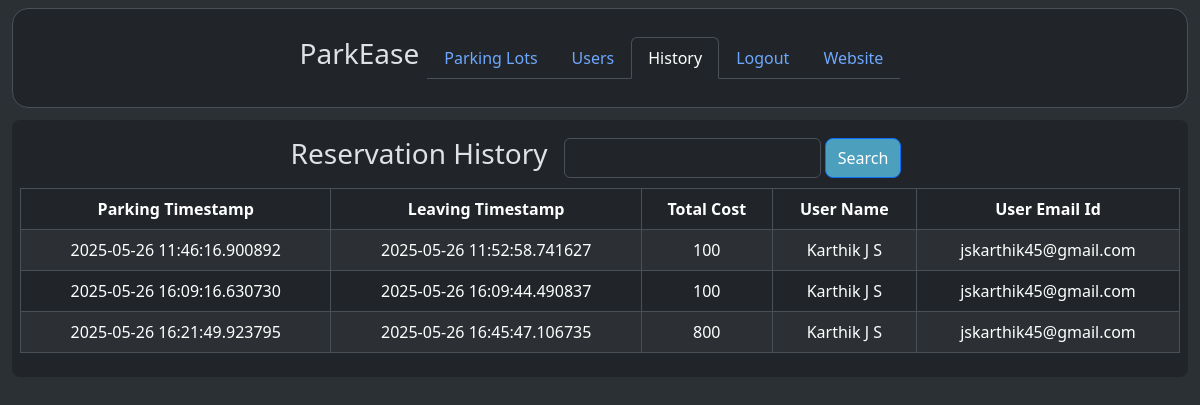
/admin/dashboard/history (signed in), run on an earlier commit of the app's database.
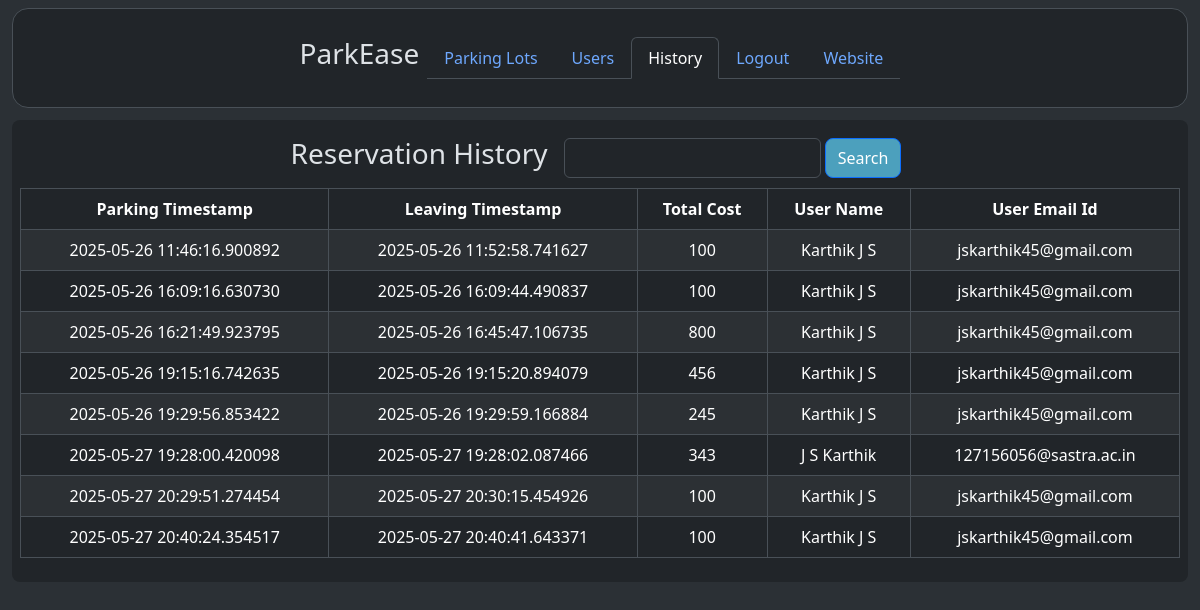
And on a later commit of the database.
### models/parkingInfo.py (models this page shows, shortened)
class ReservedParkingSpot(db.Model) :
    __tablename__ = "reservedparkingspot"
    id = db.Column(db.Integer, primary_key = True, autoincrement = True)
    parkingSpotId = db.Column(db.Integer, db.ForeignKey("parkingspot.id"))
    userId = db.Column(db.Integer, db.ForeignKey("user.id"))
    parkingTimestamp = db.Column(db.DateTime)
    leavingTimestamp = db.Column(db.DateTime)
    totalCost = db.Column(db.Integer)
    vehicleNumber = db.Column(db.String)

### models/userInfo.py (models this page shows, shortened)
class User(db.Model) :
    __tablename__ = "user"
    id = db.Column(db.Integer, primary_key = True, autoincrement = True)
    firstName = db.Column(db.String)
    lastName = db.Column(db.String)
    age = db.Column(db.Integer)
    addressId = db.Column(db.Integer, db.ForeignKey("address.id"))
    email = db.Column(db.String, unique = True)
    password = db.Column(db.String, unique = True)
    address = db.relationship("Address", backref = "users") #user and address is M - 1
    reservedParkingSpots = db.relationship("ReservedParkingSpot", backref = "user") #user and reserved parking spot is 1 - M

### controllers/adminDashboard.py (the view)
@adminbp.route("/dashboard/history", methods = ["GET"])
def history() :
    if request.method == "GET" :
        return render_template("admin/reservationHistory.html", reservedParkingSpots = viewHistory())

### controllers/adminDashboard.py (called while the page is built)
@adminbp.before_request
def restrict() :
    if session.get("type") != "admin" :
        return redirect(url_for("general.signIn"))

def viewHistory() :
    return db.session.execute(db.select(ReservedParkingSpot)).scalars().all()

### templates/admin/reservationHistory.html (shortened to what the changed rows need)
<!DOCTYPE html>
<html class = "h-100" data-bs-theme = "dark">
    <head>
        <link rel = "stylesheet" href = "/static/bootstrap/css/bootstrap.min.css"/>
        <link rel = "stylesheet" href = "/static/css/style.css"/>
    </head>
    <body class = "h-100">
        <div class = "container-fluid bg-body-tertiary min-vh-100">
            <div class = "rounded-3 container-fluid bg-body p-2 overflow-auto" style = "height: 80%; width: 100%; margin-top: 120px;">
                <div>
                    <table class = "table table-striped table-bordered table-hover text-center">
                        <thead>
                            <tr>
                                <th>
                                    Parking Timestamp
                                </th>
                                <th>
                                    Leaving Timestamp
                                </th>
                                <th>
                                    Total Cost
                                </th>
                                <th>
                                    User Name
                                </th>
                                <th>
                                    User Email Id
                                </th>
                            </tr>
                        </thead>
                        <tbody>
                            {% for reservedParkingSpot in reservedParkingSpots %}
                                <tr>
                                    <td>
                                        {{ reservedParkingSpot.parkingTimestamp }}
                                    </td>
                                    <td>
                                        {{ reservedParkingSpot.leavingTimestamp }}
                                    </td>
                                    <td>
                                        {{ reservedParkingSpot.totalCost }}
                                    </td>
                                    <td>
                                        {{ reservedParkingSpot.user.firstName }} {{ reservedParkingSpot.user.lastName }}
                                    </td>
                                    <td>
                                        {{ reservedParkingSpot.user.email }}
                                    </td>
                                </tr>
                            {% endfor %}
                        </tbody>
                    </table>
                </div>
            </div>
        </div>
    </body>
</html>

What changed in the data, as far as the page shows it:
added ReservedParkingSpot: parkingTimestamp "2025-05-26 19:15:16.742635", leavingTimestamp "2025-05-26 19:15:20.894079", totalCost "456", user.firstName "Karthik", user.lastName "J S", user.email "jskarthik45@gmail.com"
added ReservedParkingSpot: parkingTimestamp "2025-05-26 19:29:56.853422", leavingTimestamp "2025-05-26 19:29:59.166884", totalCost "245", user.firstName "Karthik", user.lastName "J S", user.email "jskarthik45@gmail.com"
added ReservedParkingSpot: parkingTimestamp "2025-05-27 19:28:00.420098", leavingTimestamp "2025-05-27 19:28:02.087466", totalCost "343", user.firstName "J S", user.lastName "Karthik", user.email "127156056@sastra.ac.in"
added ReservedParkingSpot: parkingTimestamp "2025-05-27 20:29:51.274454", leavingTimestamp "2025-05-27 20:30:15.454926", totalCost "100", user.firstName "Karthik", user.lastName "J S", user.email "jskarthik45@gmail.com"
added ReservedParkingSpot: parkingTimestamp "2025-05-27 20:40:24.354517", leavingTimestamp "2025-05-27 20:40:41.643371", totalCost "100", user.firstName "Karthik", user.lastName "J S", user.email "jskarthik45@gmail.com"
